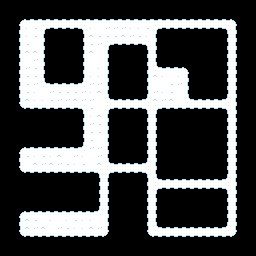

This game map was drawn from its Tiled (.tmx) file and the tilesets committed beside it. A one-line description and the full map source follow:
An orthogonal 32x32 tile map with 8x8 px tiles, 1 tile layer (terrain), 1 hidden layer not drawn, 2 tilesets and 4 objects (3x enemy, spawn).

<map version="1.0" orientation="orthogonal" renderorder="right-down" width="32" height="32" tilewidth="8" tileheight="8" nextobjectid="7">
 <tileset firstgid="1" name="Tileset_Editor" tilewidth="8" tileheight="8" tilecount="1" columns="1">
  <image source="../textures/Tileset_Editor.png" width="8" height="8" />
 </tileset>
 <tileset firstgid="2" name="Tileset_Snow" tilewidth="8" tileheight="8" tilecount="20" columns="5">
  <image source="../textures/Tileset_Snow.png" width="40" height="32" />
  <terraintypes>
   <terrain name="Snow" tile="-1" />
  </terraintypes>
  <tile id="0" terrain="0,0,0,0" />
  <tile id="1" terrain="0,0,0,0" />
  <tile id="2" terrain="0,0,0,0" />
  <tile id="3" terrain="0,0,0,0" />
  <tile id="4" terrain="0,0,0,0" />
  <tile id="5" terrain=",0,," />
  <tile id="6" terrain=",,0," />
  <tile id="7" terrain=",,,0" />
  <tile id="8" terrain="0,,," />
  <tile id="9" terrain=",0,0,0" />
  <tile id="10" terrain="0,,0,0" />
  <tile id="11" terrain="0,0,,0" />
  <tile id="12" terrain="0,0,0," />
  <tile id="13" terrain=",,0,0" />
  <tile id="14" terrain="0,,0," />
  <tile id="15" terrain="0,0,," />
  <tile id="16" terrain=",0,,0" />
 </tileset>
 <layer name="collision" width="32" height="32" visible="0">
  <data encoding="csv">
1,1,1,1,1,1,1,1,1,1,1,1,1,1,1,1,1,1,1,1,1,1,1,1,1,1,1,1,1,1,1,1,
1,1,1,1,1,1,1,1,1,1,1,1,1,1,1,1,1,1,1,1,1,1,1,1,1,1,1,1,1,1,1,1,
1,1,0,0,0,0,0,0,0,0,0,0,0,0,0,0,0,0,0,0,0,0,0,0,0,0,0,0,0,0,1,1,
1,1,0,0,0,0,0,0,0,0,0,0,0,0,0,0,0,0,0,0,0,0,0,0,0,0,0,0,0,0,1,1,
1,1,0,0,0,0,1,1,1,1,0,0,0,0,0,0,0,0,0,0,1,1,1,1,1,1,1,1,0,0,1,1,
1,1,0,0,0,0,1,1,1,1,0,0,0,0,0,0,0,0,0,0,1,1,1,1,1,1,1,1,0,0,1,1,
1,1,0,0,0,0,1,1,1,1,0,0,0,0,1,1,1,1,0,0,1,1,1,1,1,1,1,1,0,0,1,1,
1,1,0,0,0,0,1,1,1,1,0,0,0,0,1,1,1,1,0,0,1,1,1,1,1,1,1,1,0,0,1,1,
1,1,0,0,0,0,1,1,1,1,0,0,0,0,1,1,1,1,0,0,0,0,0,0,1,1,1,1,0,0,1,1,
1,1,0,0,0,0,1,1,1,1,0,0,0,0,1,1,1,1,0,0,0,0,0,0,1,1,1,1,0,0,1,1,
1,1,0,0,0,0,0,0,0,0,0,0,0,0,1,1,1,1,0,0,0,0,0,0,1,1,1,1,0,0,1,1,
1,1,0,0,0,0,0,0,0,0,0,0,0,0,1,1,1,1,0,0,0,0,0,0,1,1,1,1,0,0,1,1,
1,1,0,0,0,0,0,0,0,0,0,0,0,0,0,0,0,0,0,0,0,0,0,0,0,0,0,0,0,0,1,1,
1,1,0,0,0,0,0,0,0,0,0,0,0,0,0,0,0,0,0,0,0,0,0,0,0,0,0,0,0,0,1,1,
1,1,1,1,1,1,1,1,1,1,0,0,0,0,1,1,1,1,0,0,1,1,1,1,1,1,1,1,0,0,1,1,
1,1,1,1,1,1,1,1,1,1,0,0,0,0,1,1,1,1,0,0,1,1,1,1,1,1,1,1,0,0,1,1,
1,1,1,1,1,1,1,1,1,1,0,0,0,0,1,1,1,1,0,0,1,1,1,1,1,1,1,1,0,0,1,1,
1,1,1,1,1,1,1,1,1,1,0,0,0,0,1,1,1,1,0,0,1,1,1,1,1,1,1,1,0,0,1,1,
1,1,0,0,0,0,0,0,0,0,0,0,0,0,1,1,1,1,0,0,1,1,1,1,1,1,1,1,0,0,1,1,
1,1,0,0,0,0,0,0,0,0,0,0,0,0,1,1,1,1,0,0,1,1,1,1,1,1,1,1,0,0,1,1,
1,1,0,0,0,0,0,0,0,0,0,0,0,0,0,0,0,0,0,0,1,1,1,1,1,1,1,1,0,0,1,1,
1,1,0,0,0,0,0,0,0,0,0,0,0,0,0,0,0,0,0,0,1,1,1,1,1,1,1,1,0,0,1,1,
1,1,1,1,1,1,1,1,1,1,1,1,0,0,1,1,1,1,0,0,0,0,0,0,0,0,0,0,0,0,1,1,
1,1,1,1,1,1,1,1,1,1,1,1,0,0,1,1,1,1,0,0,0,0,0,0,0,0,0,0,0,0,1,1,
1,1,1,1,1,1,1,1,1,1,1,1,0,0,1,1,1,1,0,0,1,1,1,1,1,1,1,1,0,0,1,1,
1,1,1,1,1,1,1,1,1,1,1,1,0,0,1,1,1,1,0,0,1,1,1,1,1,1,1,1,0,0,1,1,
1,1,0,0,0,0,0,0,0,0,0,0,0,0,1,1,1,1,0,0,1,1,1,1,1,1,1,1,0,0,1,1,
1,1,0,0,0,0,0,0,0,0,0,0,0,0,1,1,1,1,0,0,1,1,1,1,1,1,1,1,0,0,1,1,
1,1,0,0,0,0,0,0,0,0,0,0,0,0,1,1,1,1,0,0,0,0,0,0,0,0,0,0,0,0,1,1,
1,1,0,0,0,0,0,0,0,0,0,0,0,0,1,1,1,1,0,0,0,0,0,0,0,0,0,0,0,0,1,1,
1,1,1,1,1,1,1,1,1,1,1,1,1,1,1,1,1,1,1,1,1,1,1,1,1,1,1,1,1,1,1,1,
1,1,1,1,1,1,1,1,1,1,1,1,1,1,1,1,1,1,1,1,1,1,1,1,1,1,1,1,1,1,1,1
</data>
 </layer>
 <layer name="terrain" width="32" height="32">
  <data encoding="csv">
0,0,0,0,0,0,0,0,0,0,0,0,0,0,0,0,0,0,0,0,0,0,0,0,0,0,0,0,0,0,0,0,
0,0,0,0,0,0,0,0,0,0,0,0,0,0,0,0,0,0,0,0,0,0,0,0,0,0,0,0,0,0,0,0,
0,0,9,15,15,15,15,15,15,15,15,15,15,15,15,15,15,15,15,15,15,15,15,15,15,15,15,15,15,8,0,0,
0,0,18,5,4,14,17,17,17,17,13,5,2,6,6,6,5,5,4,14,17,17,17,17,17,17,17,17,13,16,0,0,
0,0,18,5,4,16,0,0,0,0,18,3,4,4,4,3,6,4,5,16,0,0,0,0,0,0,0,0,18,16,0,0,
0,0,18,4,2,16,0,0,0,0,18,4,6,14,17,17,17,17,13,16,0,0,0,0,0,0,0,0,18,16,0,0,
0,0,18,3,3,16,0,0,0,0,18,3,2,16,0,0,0,0,18,16,0,0,0,0,0,0,0,0,18,16,0,0,
0,0,18,2,6,16,0,0,0,0,18,2,2,16,0,0,0,0,18,16,0,0,0,0,0,0,0,0,18,16,0,0,
0,0,18,6,4,16,0,0,0,0,18,2,5,16,0,0,0,0,18,12,15,15,15,8,0,0,0,0,18,16,0,0,
0,0,18,4,4,16,0,0,0,0,18,5,5,16,0,0,0,0,18,3,5,2,5,16,0,0,0,0,18,16,0,0,
0,0,18,4,6,12,15,15,15,15,11,6,6,16,0,0,0,0,18,2,2,4,6,16,0,0,0,0,18,16,0,0,
0,0,18,4,5,2,6,4,4,4,6,5,3,16,0,0,0,0,18,6,5,4,2,16,0,0,0,0,18,16,0,0,
0,0,18,3,5,5,4,6,6,3,6,6,2,12,15,15,15,15,11,3,6,3,2,12,15,15,15,15,11,16,0,0,
0,0,7,17,17,17,17,17,17,17,13,4,2,14,17,17,17,17,13,14,17,17,17,17,17,17,17,17,13,16,0,0,
0,0,0,0,0,0,0,0,0,0,18,5,3,16,0,0,0,0,18,16,0,0,0,0,0,0,0,0,18,16,0,0,
0,0,0,0,0,0,0,0,0,0,18,6,4,16,0,0,0,0,18,16,0,0,0,0,0,0,0,0,18,16,0,0,
0,0,0,0,0,0,0,0,0,0,18,4,4,16,0,0,0,0,18,16,0,0,0,0,0,0,0,0,18,16,0,0,
0,0,0,0,0,0,0,0,0,0,18,4,2,16,0,0,0,0,18,16,0,0,0,0,0,0,0,0,18,16,0,0,
0,0,9,15,15,15,15,15,15,15,11,6,6,16,0,0,0,0,18,16,0,0,0,0,0,0,0,0,18,16,0,0,
0,0,18,4,5,4,5,3,2,6,5,2,6,16,0,0,0,0,18,16,0,0,0,0,0,0,0,0,18,16,0,0,
0,0,18,2,3,6,3,6,4,5,4,2,3,12,15,15,15,15,11,16,0,0,0,0,0,0,0,0,18,16,0,0,
0,0,7,17,17,17,17,17,17,17,17,17,13,14,17,17,17,17,13,16,0,0,0,0,0,0,0,0,18,16,0,0,
0,0,0,0,0,0,0,0,0,0,0,0,18,16,0,0,0,0,18,12,15,15,15,15,15,15,15,15,11,16,0,0,
0,0,0,0,0,0,0,0,0,0,0,0,18,16,0,0,0,0,18,14,17,17,17,17,17,17,17,17,13,16,0,0,
0,0,0,0,0,0,0,0,0,0,0,0,18,16,0,0,0,0,18,16,0,0,0,0,0,0,0,0,18,16,0,0,
0,0,0,0,0,0,0,0,0,0,0,0,18,16,0,0,0,0,18,16,0,0,0,0,0,0,0,0,18,16,0,0,
0,0,9,15,15,15,15,15,15,15,15,15,11,16,0,0,0,0,18,16,0,0,0,0,0,0,0,0,18,16,0,0,
0,0,18,3,4,2,5,2,5,4,5,5,2,16,0,0,0,0,18,16,0,0,0,0,0,0,0,0,18,16,0,0,
0,0,18,3,6,3,2,6,4,5,5,3,6,16,0,0,0,0,18,12,15,15,15,15,15,15,15,15,11,16,0,0,
0,0,7,17,17,17,17,17,17,17,17,17,17,10,0,0,0,0,7,17,17,17,17,17,17,17,17,17,17,10,0,0,
0,0,0,0,0,0,0,0,0,0,0,0,0,0,0,0,0,0,0,0,0,0,0,0,0,0,0,0,0,0,0,0,
0,0,0,0,0,0,0,0,0,0,0,0,0,0,0,0,0,0,0,0,0,0,0,0,0,0,0,0,0,0,0,0
</data>
 </layer>
 <objectgroup name="objects">
  <object id="2" name="spawn" type="spawn" x="160" y="80" width="16" height="16">
   <ellipse />
  </object>
  <object id="4" name="enemy3" type="enemy" x="32" y="224" width="16" height="16">
   <ellipse />
  </object>
  <object id="5" name="enemy1" type="enemy" x="16" y="16" width="16" height="16">
   <ellipse />
  </object>
  <object id="6" name="enemy2" type="enemy" x="224" y="16" width="16" height="16">
   <ellipse />
  </object>
 </objectgroup>
</map>